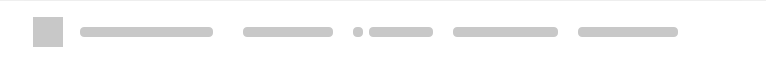
<?xml version="1.0" encoding="UTF-8"?>
<ui version="4.0">
 <class>TransferManagerLoadingItem</class>
 <widget class="QWidget" name="TransferManagerLoadingItem">
  <property name="geometry">
   <rect>
    <x>0</x>
    <y>0</y>
    <width>766</width>
    <height>64</height>
   </rect>
  </property>
  <property name="sizePolicy">
   <sizepolicy hsizetype="Expanding" vsizetype="Fixed">
    <horstretch>0</horstretch>
    <verstretch>0</verstretch>
   </sizepolicy>
  </property>
  <property name="minimumSize">
   <size>
    <width>0</width>
    <height>64</height>
   </size>
  </property>
  <property name="maximumSize">
   <size>
    <width>16777215</width>
    <height>64</height>
   </size>
  </property>
  <property name="windowTitle">
   <string/>
  </property>
  <property name="autoFillBackground">
   <bool>false</bool>
  </property>
  <property name="styleSheet">
   <string notr="true">

#itemSepLine
{
    height: 1px;
    min-height: 1px;
    max-height: 1px;
    border: none;
    background: #EEEEEE;
	margin-left: 24px;
	margin-right: 24px;
}

#sStatus, #sStatus QWidget
{
    padding: 0;
    margin: 0;
}
</string>
  </property>
  <layout class="QVBoxLayout" name="TransferManagerItemLayout">
   <property name="spacing">
    <number>0</number>
   </property>
   <property name="leftMargin">
    <number>0</number>
   </property>
   <property name="topMargin">
    <number>0</number>
   </property>
   <property name="rightMargin">
    <number>0</number>
   </property>
   <property name="bottomMargin">
    <number>0</number>
   </property>
   <item>
    <widget class="Line" name="itemSepLine">
     <property name="sizePolicy">
      <sizepolicy hsizetype="Expanding" vsizetype="Fixed">
       <horstretch>0</horstretch>
       <verstretch>0</verstretch>
      </sizepolicy>
     </property>
     <property name="orientation">
      <enum>Qt::Horizontal</enum>
     </property>
    </widget>
   </item>
   <item>
    <widget class="QWidget" name="Items" native="true">
     <property name="sizePolicy">
      <sizepolicy hsizetype="Expanding" vsizetype="Preferred">
       <horstretch>0</horstretch>
       <verstretch>0</verstretch>
      </sizepolicy>
     </property>
     <property name="minimumSize">
      <size>
       <width>702</width>
       <height>63</height>
      </size>
     </property>
     <property name="maximumSize">
      <size>
       <width>16777215</width>
       <height>63</height>
      </size>
     </property>
     <property name="autoFillBackground">
      <bool>false</bool>
     </property>
     <property name="styleSheet">
      <string notr="true">background-color: rgb(255, 255, 255);</string>
     </property>
     <layout class="QHBoxLayout" name="stateActiveLayout" stretch="0,0,1,0,0,0,0,0,0">
      <property name="spacing">
       <number>0</number>
      </property>
      <property name="leftMargin">
       <number>24</number>
      </property>
      <property name="topMargin">
       <number>0</number>
      </property>
      <property name="rightMargin">
       <number>20</number>
      </property>
      <property name="bottomMargin">
       <number>0</number>
      </property>
      <item>
       <widget class="QWidget" name="tFileType" native="true">
        <property name="sizePolicy">
         <sizepolicy hsizetype="Fixed" vsizetype="Fixed">
          <horstretch>0</horstretch>
          <verstretch>0</verstretch>
         </sizepolicy>
        </property>
        <property name="minimumSize">
         <size>
          <width>48</width>
          <height>48</height>
         </size>
        </property>
        <property name="maximumSize">
         <size>
          <width>48</width>
          <height>48</height>
         </size>
        </property>
        <property name="autoFillBackground">
         <bool>false</bool>
        </property>
        <layout class="QHBoxLayout" name="horizontalLayout_5">
         <property name="leftMargin">
          <number>0</number>
         </property>
         <property name="topMargin">
          <number>0</number>
         </property>
         <property name="rightMargin">
          <number>0</number>
         </property>
         <property name="bottomMargin">
          <number>0</number>
         </property>
         <item alignment="Qt::AlignHCenter|Qt::AlignVCenter">
          <widget class="QWidget" name="typePlaceHolder" native="true">
           <property name="sizePolicy">
            <sizepolicy hsizetype="Fixed" vsizetype="Fixed">
             <horstretch>0</horstretch>
             <verstretch>0</verstretch>
            </sizepolicy>
           </property>
           <property name="minimumSize">
            <size>
             <width>30</width>
             <height>30</height>
            </size>
           </property>
           <property name="maximumSize">
            <size>
             <width>30</width>
             <height>30</height>
            </size>
           </property>
           <property name="styleSheet">
            <string notr="true">background-color: rgb(200, 200, 200);</string>
           </property>
          </widget>
         </item>
        </layout>
       </widget>
      </item>
      <item>
       <spacer name="horizontalSpacer">
        <property name="orientation">
         <enum>Qt::Horizontal</enum>
        </property>
        <property name="sizeType">
         <enum>QSizePolicy::Fixed</enum>
        </property>
        <property name="sizeHint" stdset="0">
         <size>
          <width>8</width>
          <height>0</height>
         </size>
        </property>
       </spacer>
      </item>
      <item>
       <widget class="QWidget" name="wName" native="true">
        <property name="sizePolicy">
         <sizepolicy hsizetype="Expanding" vsizetype="Fixed">
          <horstretch>0</horstretch>
          <verstretch>0</verstretch>
         </sizepolicy>
        </property>
        <property name="minimumSize">
         <size>
          <width>105</width>
          <height>36</height>
         </size>
        </property>
        <property name="maximumSize">
         <size>
          <width>16777215</width>
          <height>36</height>
         </size>
        </property>
        <layout class="QVBoxLayout" name="wNameLayout">
         <property name="spacing">
          <number>0</number>
         </property>
         <property name="leftMargin">
          <number>0</number>
         </property>
         <property name="topMargin">
          <number>0</number>
         </property>
         <property name="rightMargin">
          <number>30</number>
         </property>
         <property name="bottomMargin">
          <number>0</number>
         </property>
         <item>
          <widget class="QWidget" name="lTransferName" native="true">
           <property name="sizePolicy">
            <sizepolicy hsizetype="Expanding" vsizetype="Preferred">
             <horstretch>0</horstretch>
             <verstretch>0</verstretch>
            </sizepolicy>
           </property>
           <property name="minimumSize">
            <size>
             <width>0</width>
             <height>10</height>
            </size>
           </property>
           <property name="maximumSize">
            <size>
             <width>16777215</width>
             <height>10</height>
            </size>
           </property>
           <property name="autoFillBackground">
            <bool>false</bool>
           </property>
           <property name="styleSheet">
            <string notr="true">background-color: rgb(200, 200, 200);
border-radius: 4px;</string>
           </property>
          </widget>
         </item>
        </layout>
       </widget>
      </item>
      <item alignment="Qt::AlignHCenter">
       <widget class="QWidget" name="wSize" native="true">
        <property name="sizePolicy">
         <sizepolicy hsizetype="Fixed" vsizetype="Fixed">
          <horstretch>0</horstretch>
          <verstretch>0</verstretch>
         </sizepolicy>
        </property>
        <property name="minimumSize">
         <size>
          <width>110</width>
          <height>63</height>
         </size>
        </property>
        <property name="maximumSize">
         <size>
          <width>110</width>
          <height>63</height>
         </size>
        </property>
        <layout class="QHBoxLayout" name="horizontalLayout_2">
         <property name="spacing">
          <number>0</number>
         </property>
         <property name="leftMargin">
          <number>0</number>
         </property>
         <property name="topMargin">
          <number>12</number>
         </property>
         <property name="rightMargin">
          <number>20</number>
         </property>
         <property name="bottomMargin">
          <number>12</number>
         </property>
         <item>
          <widget class="QLabel" name="sizePlaceholder">
           <property name="minimumSize">
            <size>
             <width>0</width>
             <height>10</height>
            </size>
           </property>
           <property name="maximumSize">
            <size>
             <width>16777215</width>
             <height>10</height>
            </size>
           </property>
           <property name="styleSheet">
            <string notr="true">background-color: rgb(200, 200, 200);
border-radius:4px;</string>
           </property>
           <property name="text">
            <string/>
           </property>
          </widget>
         </item>
        </layout>
       </widget>
      </item>
      <item>
       <widget class="QWidget" name="bItemSpeed" native="true">
        <property name="sizePolicy">
         <sizepolicy hsizetype="Fixed" vsizetype="Fixed">
          <horstretch>0</horstretch>
          <verstretch>0</verstretch>
         </sizepolicy>
        </property>
        <property name="minimumSize">
         <size>
          <width>100</width>
          <height>63</height>
         </size>
        </property>
        <property name="maximumSize">
         <size>
          <width>100</width>
          <height>63</height>
         </size>
        </property>
        <layout class="QHBoxLayout" name="horizontalLayout">
         <property name="leftMargin">
          <number>0</number>
         </property>
         <property name="topMargin">
          <number>0</number>
         </property>
         <property name="rightMargin">
          <number>20</number>
         </property>
         <property name="bottomMargin">
          <number>0</number>
         </property>
         <item>
          <widget class="QWidget" name="SpeedPoint" native="true">
           <property name="minimumSize">
            <size>
             <width>10</width>
             <height>10</height>
            </size>
           </property>
           <property name="maximumSize">
            <size>
             <width>10</width>
             <height>10</height>
            </size>
           </property>
           <property name="styleSheet">
            <string notr="true">background-color: rgb(200, 200, 200);
border-radius: 4px;</string>
           </property>
          </widget>
         </item>
         <item>
          <widget class="QWidget" name="SpeedPlaceHolder" native="true">
           <property name="minimumSize">
            <size>
             <width>0</width>
             <height>10</height>
            </size>
           </property>
           <property name="maximumSize">
            <size>
             <width>16777215</width>
             <height>10</height>
            </size>
           </property>
           <property name="autoFillBackground">
            <bool>false</bool>
           </property>
           <property name="styleSheet">
            <string notr="true">border-radius:4px;
background-color: rgb(200, 200, 200);</string>
           </property>
          </widget>
         </item>
        </layout>
       </widget>
      </item>
      <item>
       <widget class="QWidget" name="sStatus" native="true">
        <property name="sizePolicy">
         <sizepolicy hsizetype="Fixed" vsizetype="Fixed">
          <horstretch>0</horstretch>
          <verstretch>0</verstretch>
         </sizepolicy>
        </property>
        <property name="minimumSize">
         <size>
          <width>125</width>
          <height>63</height>
         </size>
        </property>
        <property name="maximumSize">
         <size>
          <width>125</width>
          <height>63</height>
         </size>
        </property>
        <layout class="QHBoxLayout" name="horizontalLayout_3">
         <property name="spacing">
          <number>0</number>
         </property>
         <property name="leftMargin">
          <number>0</number>
         </property>
         <property name="topMargin">
          <number>0</number>
         </property>
         <property name="rightMargin">
          <number>20</number>
         </property>
         <property name="bottomMargin">
          <number>0</number>
         </property>
         <item>
          <widget class="QWidget" name="statusPlaceHolder" native="true">
           <property name="minimumSize">
            <size>
             <width>0</width>
             <height>10</height>
            </size>
           </property>
           <property name="maximumSize">
            <size>
             <width>16777215</width>
             <height>10</height>
            </size>
           </property>
           <property name="styleSheet">
            <string notr="true">background-color: rgb(200, 200, 200);
border-radius:4px;</string>
           </property>
          </widget>
         </item>
        </layout>
       </widget>
      </item>
      <item>
       <widget class="QWidget" name="lItemTime" native="true">
        <property name="sizePolicy">
         <sizepolicy hsizetype="Fixed" vsizetype="Fixed">
          <horstretch>0</horstretch>
          <verstretch>0</verstretch>
         </sizepolicy>
        </property>
        <property name="minimumSize">
         <size>
          <width>120</width>
          <height>63</height>
         </size>
        </property>
        <property name="maximumSize">
         <size>
          <width>120</width>
          <height>63</height>
         </size>
        </property>
        <layout class="QHBoxLayout" name="horizontalLayout_4">
         <property name="leftMargin">
          <number>0</number>
         </property>
         <property name="topMargin">
          <number>0</number>
         </property>
         <property name="rightMargin">
          <number>20</number>
         </property>
         <property name="bottomMargin">
          <number>0</number>
         </property>
         <item>
          <widget class="QWidget" name="itemPlaceHolder" native="true">
           <property name="minimumSize">
            <size>
             <width>0</width>
             <height>10</height>
            </size>
           </property>
           <property name="maximumSize">
            <size>
             <width>16777215</width>
             <height>10</height>
            </size>
           </property>
           <property name="styleSheet">
            <string notr="true">background-color: rgb(200, 200, 200);
border-radius:4px;</string>
           </property>
          </widget>
         </item>
        </layout>
       </widget>
      </item>
      <item alignment="Qt::AlignHCenter|Qt::AlignVCenter">
       <widget class="QWidget" name="wPauseResume" native="true">
        <property name="sizePolicy">
         <sizepolicy hsizetype="Fixed" vsizetype="Fixed">
          <horstretch>0</horstretch>
          <verstretch>0</verstretch>
         </sizepolicy>
        </property>
        <property name="minimumSize">
         <size>
          <width>24</width>
          <height>63</height>
         </size>
        </property>
        <property name="maximumSize">
         <size>
          <width>24</width>
          <height>63</height>
         </size>
        </property>
        <layout class="QHBoxLayout" name="wPauseResumeLayout">
         <property name="spacing">
          <number>0</number>
         </property>
         <property name="leftMargin">
          <number>0</number>
         </property>
         <property name="topMargin">
          <number>0</number>
         </property>
         <property name="rightMargin">
          <number>0</number>
         </property>
         <property name="bottomMargin">
          <number>0</number>
         </property>
        </layout>
       </widget>
      </item>
      <item alignment="Qt::AlignHCenter|Qt::AlignVCenter">
       <widget class="QWidget" name="wClearCancel" native="true">
        <property name="sizePolicy">
         <sizepolicy hsizetype="Fixed" vsizetype="Fixed">
          <horstretch>0</horstretch>
          <verstretch>0</verstretch>
         </sizepolicy>
        </property>
        <property name="minimumSize">
         <size>
          <width>24</width>
          <height>63</height>
         </size>
        </property>
        <property name="maximumSize">
         <size>
          <width>24</width>
          <height>63</height>
         </size>
        </property>
        <layout class="QHBoxLayout" name="wClearCancelLayout">
         <property name="spacing">
          <number>0</number>
         </property>
         <property name="leftMargin">
          <number>0</number>
         </property>
         <property name="topMargin">
          <number>0</number>
         </property>
         <property name="rightMargin">
          <number>0</number>
         </property>
         <property name="bottomMargin">
          <number>0</number>
         </property>
        </layout>
       </widget>
      </item>
     </layout>
    </widget>
   </item>
  </layout>
 </widget>
 <resources/>
 <connections/>
</ui>
